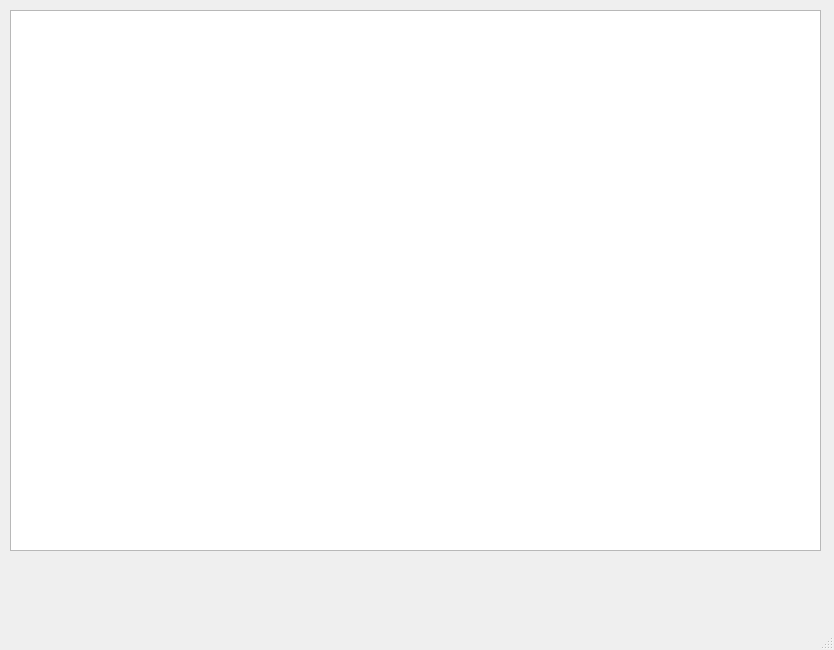
<?xml version="1.0" encoding="UTF-8"?>
<ui version="4.0">
 <class>MainWindow</class>
 <widget class="QMainWindow" name="MainWindow">
  <property name="geometry">
   <rect>
    <x>0</x>
    <y>0</y>
    <width>834</width>
    <height>650</height>
   </rect>
  </property>
  <property name="windowTitle">
   <string>MainWindow</string>
  </property>
  <widget class="QWidget" name="centralwidget">
   <widget class="QWidget" name="verticalLayoutWidget">
    <property name="geometry">
     <rect>
      <x>10</x>
      <y>10</y>
      <width>811</width>
      <height>541</height>
     </rect>
    </property>
    <layout class="QVBoxLayout" name="verticalLayout">
     <item>
      <widget class="QListWidget" name="listWidget"/>
     </item>
    </layout>
   </widget>
  </widget>
  <widget class="QMenuBar" name="menubar">
   <property name="geometry">
    <rect>
     <x>0</x>
     <y>0</y>
     <width>834</width>
     <height>31</height>
    </rect>
   </property>
  </widget>
  <widget class="QStatusBar" name="statusbar"/>
 </widget>
 <resources/>
 <connections/>
</ui>
